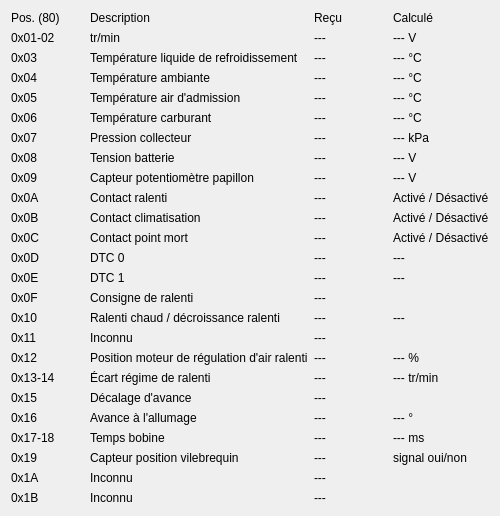
    <widget class="QWidget" name="raw_2">
      <property name="geometry">
       <rect>
        <x>620</x>
        <y>10</y>
        <width>500</width>
        <height>504</height>
       </rect>
      </property>

      <layout class="QGridLayout" name="HF_table_2">

       <item row="0" column="0">
        <widget class="QLabel" name="header_5">
         <property name="text">
          <string>Pos. (80)</string>
         </property>
        </widget>
       </item>
        <item row="0" column="1">
        <widget class="QLabel" name="header_6">
         <property name="text">
          <string>Description</string>
         </property>
        </widget>
       </item>
        <item row="0" column="2">
        <widget class="QLabel" name="header_7">
         <property name="text">
          <string>Reçu</string>
         </property>
        </widget>
       </item>
        <item row="0" column="3">
        <widget class="QLabel" name="header_8">
         <property name="text">
          <string>Calculé</string>
         </property>
        </widget>
       </item>

       <item row="1" column="0">
        <widget class="QLabel" name="Ax01">
         <property name="text">
          <string>0x01-02</string>
         </property>
        </widget>
       </item>
       <item row="1" column="1">
        <widget class="QLabel" name="label_80x01">
         <property name="text">
          <string>tr/min</string>
         </property>
        </widget>
       </item>
       <item row="1" column="2">
        <widget class="QLabel" name="m_80_01">
		<property name="text">
		<string>---</string>
		</property>
        </widget>
       </item>
	   <item row="1" column="3">
        <widget class="QLabel" name="r_80_01">
		<property name="text">
		<string>--- V</string>
		</property>
        </widget>
       </item> 

       <item row="3" column="0">
        <widget class="QLabel" name="Ax03">
         <property name="text">
          <string>0x03</string>
         </property>
        </widget>
       </item>
       <item row="3" column="1">
        <widget class="QLabel" name="label_80x03">
         <property name="text">
          <string>Température liquide de refroidissement</string>
         </property>
        </widget>
       </item>
       <item row="3" column="2">
        <widget class="QLabel" name="m_80_03">
		<property name="text">
		<string>---</string>
		</property>
        </widget>
       </item>
	   <item row="3" column="3">
        <widget class="QLabel" name="r_80_03">
		<property name="text">
		<string>--- °C</string>
		</property>
        </widget>
       </item> 

       <item row="4" column="0">
        <widget class="QLabel" name="Ax04">
         <property name="text">
          <string>0x04</string>
         </property>
        </widget>
       </item>
       <item row="4" column="1">
        <widget class="QLabel" name="label_80x04">
         <property name="text">
          <string>Température ambiante</string>
         </property>
        </widget>
       </item>
       <item row="4" column="2">
        <widget class="QLabel" name="m_80_04">
		<property name="text">
		<string>---</string>
		</property>
        </widget>
       </item>
	   <item row="4" column="3">
        <widget class="QLabel" name="r_80_04">
		<property name="text">
		<string>--- °C</string>
		</property>
        </widget>
       </item>

        <item row="5" column="0">
        <widget class="QLabel" name="Ax05">
         <property name="text">
          <string>0x05</string>
         </property>
        </widget>
       </item>
       <item row="5" column="1">
        <widget class="QLabel" name="label_80x05">
         <property name="text">
          <string>Température air d'admission</string>
         </property>
        </widget>
       </item>
       <item row="5" column="2">
        <widget class="QLabel" name="m_80_05">
		<property name="text">
		<string>---</string>
		</property>
        </widget>
       </item>
	   <item row="5" column="3">
        <widget class="QLabel" name="r_80_05">
		<property name="text">
		<string>--- °C</string>
		</property>
        </widget>
       </item>

        <item row="6" column="0">
        <widget class="QLabel" name="Ax06">
         <property name="text">
          <string>0x06</string>
         </property>
        </widget>
       </item>
       <item row="6" column="1">
        <widget class="QLabel" name="label_80x06">
         <property name="text">
          <string>Température carburant</string>
         </property>
        </widget>
       </item>
       <item row="6" column="2">
        <widget class="QLabel" name="m_80_06">
		<property name="text">
		<string>---</string>
		</property>
        </widget>
       </item>
	   <item row="6" column="3">
        <widget class="QLabel" name="r_80_06">
		<property name="text">
		<string>--- °C</string>
		</property>
        </widget>
       </item>

        <item row="7" column="0">
        <widget class="QLabel" name="Ax07">
         <property name="text">
          <string>0x07</string>
         </property>
        </widget>
       </item>
       <item row="7" column="1">
        <widget class="QLabel" name="label_80x07">
         <property name="text">
          <string>Pression collecteur</string>
         </property>
        </widget>
       </item>
       <item row="7" column="2">
        <widget class="QLabel" name="m_80_07">
		<property name="text">
		<string>---</string>
		</property>
        </widget>
       </item>
		<item row="7" column="3">
        <widget class="QLabel" name="r_80_07">
		<property name="text">
		<string>--- kPa</string>
		</property>
        </widget>
       </item> 

        <item row="8" column="0">
        <widget class="QLabel" name="Ax08">
         <property name="text">
          <string>0x08</string>
         </property>
        </widget>
       </item>
       <item row="8" column="1">
        <widget class="QLabel" name="label_80x08">
         <property name="text">
          <string>Tension batterie</string>
         </property>
        </widget>
       </item>
       <item row="8" column="2">
        <widget class="QLabel" name="m_80_08">
		<property name="text">
		<string>---</string>
		</property>
        </widget>
		</item>
		<item row="8" column="3">
        <widget class="QLabel" name="r_80_08">
		<property name="text">
		<string>--- V</string>
		</property>
        </widget>
       </item> 

        <item row="9" column="0">
        <widget class="QLabel" name="Ax09">
         <property name="text">
          <string>0x09</string>
         </property>
        </widget>
       </item>
       <item row="9" column="1">
        <widget class="QLabel" name="label_80x09">
         <property name="text">
          <string>Capteur potentiomètre papillon</string>
         </property>
        </widget>
       </item>
       <item row="9" column="2">
        <widget class="QLabel" name="m_80_09">
		<property name="text">
		<string>---</string>
		</property>
        </widget>
       </item>
	   <item row="9" column="3">
        <widget class="QLabel" name="r_80_09">
		<property name="text">
		<string>--- V</string>
		</property>
        </widget>
       </item>	   

        <item row="10" column="0">
        <widget class="QLabel" name="Ax0A">
         <property name="text">
          <string>0x0A</string>
         </property>
        </widget>
       </item>
       <item row="10" column="1">
        <widget class="QLabel" name="label_80x0A">
         <property name="text">
          <string>Contact ralenti</string>
         </property>
        </widget>
       </item>
       <item row="10" column="2">
        <widget class="QLabel" name="m_80_0A">
		<property name="text">
		<string>---</string>
		</property>
        </widget>
       </item>
	   <item row="10" column="3">
        <widget class="QLabel" name="r_80_0A">
		<property name="text">
		<string>Activé / Désactivé</string>
		</property>
        </widget>
       </item>

        <item row="11" column="0">
        <widget class="QLabel" name="Ax0B">
         <property name="text">
          <string>0x0B</string>
         </property>
        </widget>
       </item>
       <item row="11" column="1">
        <widget class="QLabel" name="label_80x0B">
         <property name="text">
          <string>Contact climatisation</string>
         </property>
        </widget>
       </item>
       <item row="11" column="2">
        <widget class="QLabel" name="m_80_0B">
		<property name="text">
		<string>---</string>
		</property>
        </widget>
       </item>
	   <item row="11" column="3">
        <widget class="QLabel" name="r_80_0B">
		<property name="text">
		<string>Activé / Désactivé</string>
		</property>
        </widget>
       </item>

        <item row="12" column="0">
        <widget class="QLabel" name="Ax0C">
         <property name="text">
          <string>0x0C</string>
         </property>
        </widget>
       </item>
       <item row="12" column="1">
        <widget class="QLabel" name="label_80x0C">
         <property name="text">
          <string>Contact point mort</string>
         </property>
        </widget>
       </item>
       <item row="12" column="2">
        <widget class="QLabel" name="m_80_0C">
		<property name="text">
		<string>---</string>
		</property>
        </widget>
       </item>
	   <item row="12" column="3">
        <widget class="QLabel" name="r_80_0C">
		<property name="text">
		<string>Activé / Désactivé</string>
		</property>
        </widget>
       </item>

        <item row="13" column="0">
        <widget class="QLabel" name="Ax0D">
         <property name="text">
          <string>0x0D</string>
         </property>
        </widget>
       </item>
       <item row="13" column="1">
        <widget class="QLabel" name="label_80x0D">
         <property name="text">
          <string>DTC 0</string>
         </property>
        </widget>
       </item>
       <item row="13" column="2">
        <widget class="QLabel" name="m_80_0D">
		<property name="text">
		<string>---</string>
		</property>
        </widget>
       </item>
	   	<item row="13" column="3">
        <widget class="QLabel" name="r_80_0D">
		<property name="text">
		<string>---</string>
		</property>
        </widget>
       </item>

        <item row="14" column="0">
        <widget class="QLabel" name="Ax0E">
         <property name="text">
          <string>0x0E</string>
         </property>
        </widget>
       </item>
       <item row="14" column="1">
        <widget class="QLabel" name="label_80x0E">
         <property name="text">
          <string>DTC 1</string>
         </property>
        </widget>
       </item>
       <item row="14" column="2">
        <widget class="QLabel" name="m_80_0E">
		<property name="text">
		<string>---</string>
		</property>
        </widget>
       </item>
	   	<item row="14" column="3">
        <widget class="QLabel" name="r_80_0E">
		<property name="text">
		<string>---</string>
		</property>
        </widget>
       </item>

        <item row="15" column="0">
        <widget class="QLabel" name="Ax0F">
         <property name="text">
          <string>0x0F</string>
         </property>
        </widget>
       </item>
       <item row="15" column="1">
        <widget class="QLabel" name="label_80x0F">
         <property name="text">
          <string>Consigne de ralenti</string>
         </property>
        </widget>
       </item>
       <item row="15" column="2">
        <widget class="QLabel" name="m_80_0F">
		<property name="text">
		<string>---</string>
		</property>
        </widget>
       </item>

        <item row="16" column="0">
        <widget class="QLabel" name="Ax10">
         <property name="text">
          <string>0x10</string>
         </property>
        </widget>
       </item>
       <item row="16" column="1">
        <widget class="QLabel" name="label_80x10">
         <property name="text">
          <string>Ralenti chaud / décroissance ralenti</string>
         </property>
        </widget>
       </item>
       <item row="16" column="2">
        <widget class="QLabel" name="m_80_10">
		<property name="text">
		<string>---</string>
		</property>
        </widget>
       </item>
	   <item row="16" column="3">
        <widget class="QLabel" name="r_80_10">
		<property name="text">
		<string>---</string>
		</property>
        </widget>
       </item>

        <item row="17" column="0">
        <widget class="QLabel" name="Ax11">
         <property name="text">
          <string>0x11</string>
         </property>
        </widget>
       </item>
       <item row="17" column="1">
        <widget class="QLabel" name="label_80x11">
         <property name="text">
          <string>Inconnu</string>
         </property>
        </widget>
       </item>
       <item row="17" column="2">
        <widget class="QLabel" name="m_80_11">
		<property name="text">
		<string>---</string>
		</property>
        </widget>
       </item>

        <item row="18" column="0">
        <widget class="QLabel" name="Ax12">
         <property name="text">
          <string>0x12</string>
         </property>
        </widget>
       </item>
       <item row="18" column="1">
        <widget class="QLabel" name="label_80x12">
         <property name="text">
          <string>Position moteur de régulation d'air ralenti</string>
         </property>
        </widget>
       </item>
       <item row="18" column="2">
        <widget class="QLabel" name="m_80_12">
		<property name="text">
		<string>---</string>
		</property>
        </widget>
       </item>
	   <item row="18" column="3">
        <widget class="QLabel" name="r_80_12">
		<property name="text">
		<string>--- %</string>
		</property>
        </widget>
       </item>

        <item row="19" column="0">
        <widget class="QLabel" name="Ax13">
         <property name="text">
          <string>0x13-14</string>
         </property>
        </widget>
       </item>
       <item row="19" column="1">
        <widget class="QLabel" name="label_80x13">
         <property name="text">
          <string>Écart régime de ralenti</string>
         </property>
        </widget>
       </item>
       <item row="19" column="2">
        <widget class="QLabel" name="m_80_13">
		<property name="text">
		<string>---</string>
		</property>
        </widget>
       </item>
	   <item row="19" column="3">
        <widget class="QLabel" name="r_80_13">
		<property name="text">
		<string>--- tr/min</string>
		</property>
        </widget>
       </item> 


        <item row="21" column="0">
        <widget class="QLabel" name="Ax15">
         <property name="text">
          <string>0x15</string>
         </property>
        </widget>
       </item>
       <item row="21" column="1">
        <widget class="QLabel" name="label_80x15">
         <property name="text">
          <string>Décalage d'avance</string>
         </property>
        </widget>
       </item>
       <item row="21" column="2">
        <widget class="QLabel" name="m_80_15">
		<property name="text">
		<string>---</string>
		</property>
        </widget>
       </item>

        <item row="22" column="0">
        <widget class="QLabel" name="Ax16">
         <property name="text">
          <string>0x16</string>
         </property>
        </widget>
       </item>
       <item row="22" column="1">
        <widget class="QLabel" name="label_80x16">
         <property name="text">
          <string>Avance à l'allumage</string>
         </property>
        </widget>
       </item>
       <item row="22" column="2">
        <widget class="QLabel" name="m_80_16">
		<property name="text">
		<string>---</string>
		</property>
        </widget>
       </item>
	   <item row="22" column="3">
        <widget class="QLabel" name="r_80_16">
		<property name="text">
		<string>--- °</string>
		</property>
        </widget>
       </item>	

       <item row="23" column="0">
        <widget class="QLabel" name="Ax17">
         <property name="text">
          <string>0x17-18</string>
         </property>
        </widget>
       </item>
       <item row="23" column="1">
        <widget class="QLabel" name="label_80x17">
         <property name="text">
          <string>Temps bobine</string>
         </property>
        </widget>
       </item>
       <item row="23" column="2">
        <widget class="QLabel" name="m_80_17">
		<property name="text">
		<string>---</string>
		</property>
        </widget>
       </item>
	   <item row="23" column="3">
        <widget class="QLabel" name="r_80_17">
		<property name="text">
		<string>--- ms</string>
		</property>
        </widget>
       </item>	


       <item row="25" column="0">
        <widget class="QLabel" name="Ax19">
         <property name="text">
          <string>0x19</string>
         </property>
        </widget>
       </item>
       <item row="25" column="1">
        <widget class="QLabel" name="label_80x19">
         <property name="text">
          <string>Capteur position vilebrequin</string>
         </property>
        </widget>
       </item>
       <item row="25" column="2">
        <widget class="QLabel" name="m_80_19">
		<property name="text">
		<string>---</string>
		</property>
        </widget>
       </item>
	   <item row="25" column="3">
        <widget class="QLabel" name="r_80_19">
		<property name="text">
		<string>signal oui/non</string>
		</property>
        </widget>
       </item>

       <item row="26" column="0">
        <widget class="QLabel" name="Ax1A">
         <property name="text">
          <string>0x1A</string>
         </property>
        </widget>
       </item>
       <item row="26" column="1">
        <widget class="QLabel" name="label_80x1A">
         <property name="text">
          <string>Inconnu</string>
         </property>
        </widget>
       </item>
       <item row="26" column="2">
        <widget class="QLabel" name="m_80_1A">
		<property name="text">
		<string>---</string>
		</property>
        </widget>
       </item>

       <item row="27" column="0">
        <widget class="QLabel" name="Ax1B">
         <property name="text">
          <string>0x1B</string>
         </property>
        </widget>
       </item>
       <item row="27" column="1">
        <widget class="QLabel" name="label_80x1B">
         <property name="text">
          <string>Inconnu</string>
         </property>
        </widget>
       </item>
       <item row="27" column="2">
        <widget class="QLabel" name="m_80_1B">
		<property name="text">
		<string>---</string>
		</property>
        </widget>
       </item>

      </layout>
     </widget>
